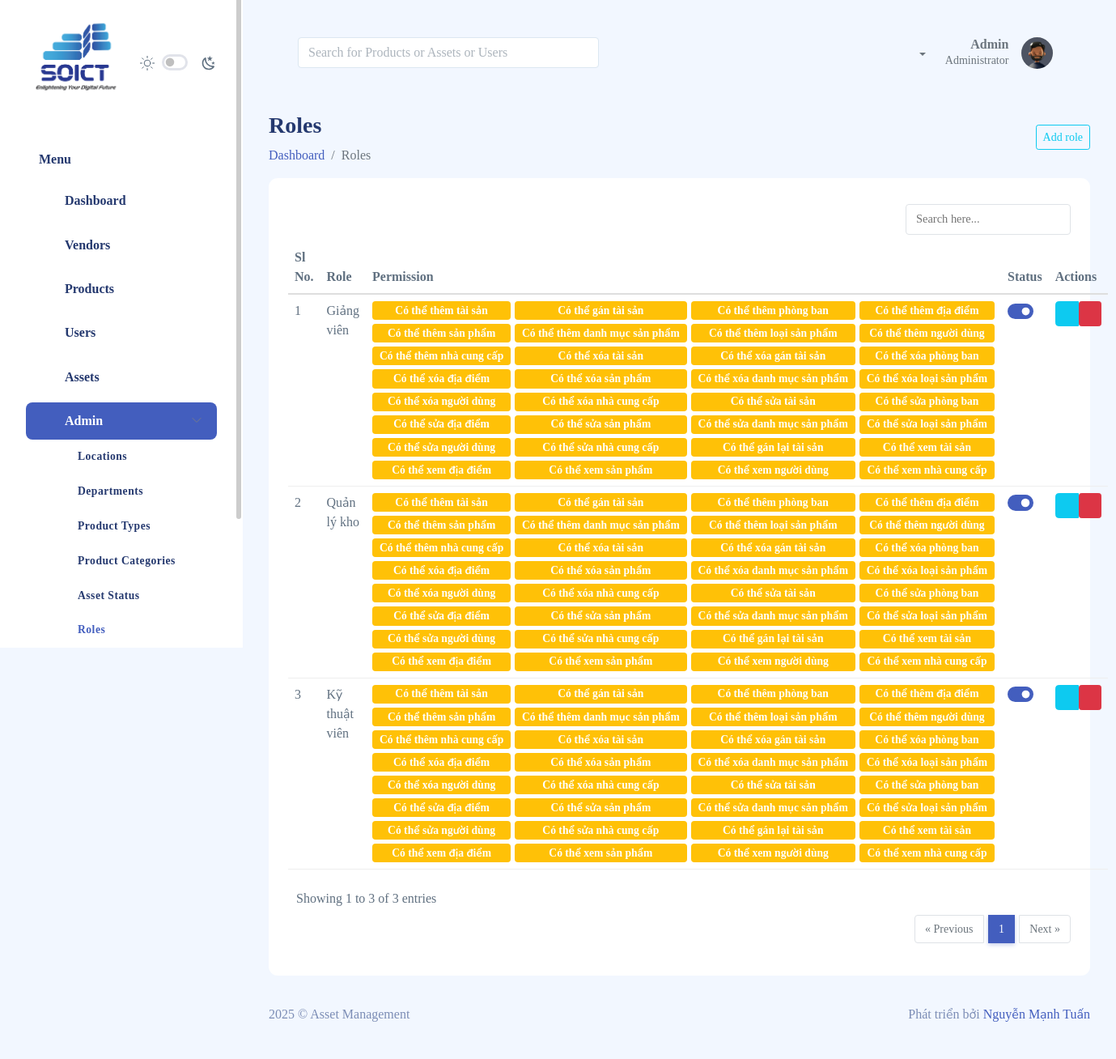
Screenshot of /roles/list (signed in) with the database file from the repository.
### authentication/models.py (models this page shows, shortened)
class User(AbstractBaseUser, PermissionsMixin, TimeStampModel, SoftDeleteModel):
    id = models.UUIDField(primary_key=True, default=uuid.uuid4, editable=False)
    email = models.EmailField(max_length=255, unique=True)
    username = models.CharField(max_length=255 , blank=True, null=True)
    full_name = models.CharField(max_length=255, blank=True, null=True)
    phone = models.CharField(max_length=255, blank=True, null=True)
    profile_pic = ResizedImageField(upload_to=path_and_rename, blank=True, null=True)
    employee_id = models.CharField(max_length=45, blank=True, null=True)
    is_active = models.BooleanField(default=False)
    is_staff = models.BooleanField(default=False)
    organization = models.ForeignKey(Organization, models.DO_NOTHING, blank=True, null=True)
    address = models.ForeignKey(Address, models.DO_NOTHING, blank=True, null=True)
    location = models.ForeignKey(Location, models.DO_NOTHING, blank=True, null=True)
    department = models.ForeignKey(Department, models.DO_NOTHING, blank=True, null=True)
    access_level = models.BooleanField(choices=BOOL_CHOICES,default=False)
    role = models.ForeignKey(Role, models.DO_NOTHING, related_name='role', blank=True, null=True)
    objects = UserManager()
    history = HistoricalRecords()
    USERNAME_FIELD = 'email'
    REQUIRED_FIELDS = ['full_name', 'phone', 'username']

### roles/models.py (models this page shows, shortened)
class Role(Group, TimeStampModel):
    related_name = models.CharField(max_length=255, blank=True, null=True)
    organization = models.ForeignKey(Organization, models.DO_NOTHING, blank=True, null=True)

### roles/views.py (the view)
# urls.py: path('list', views.listed, name='list'),
@login_required
@user_passes_test(check_admin)
def list(request):
    roles_list = Role.objects.filter(
        organization=request.user.organization).order_by('created_at')
    page_number = request.GET.get('page')
    paginator = Paginator(roles_list, PAGE_SIZE, orphans=ORPHANS)
    page_object = paginator.get_page(page_number)
    context = {
        'sidebar': 'admin',
        'submenu': 'roles',
        'page_object': page_object,
        'title': 'Roles'
    }
    return render(request, 'roles/list.html', context=context)

### roles/views.py (called while the page is built)
def check_admin(user):
    return user.is_superuser

### templates/roles/list.html (shortened to what this page needs)
{% extends 'layouts/main-layout.html' %}
{% block content %}
<div class="page-heading">
    <div class="d-flex justify-content-between">
        <div class="page-title">
            <h3>Roles</h3>
            <nav aria-label="breadcrumb">
                <ol class="breadcrumb">
                    <li class="breadcrumb-item"><a href="/">Dashboard</a></li>
                    <li class="breadcrumb-item active" aria-current="page">Roles</li>
                </ol>
            </nav>
        </div>
            <div>
                {% if perms.authentication.add_role %}
                <button type="button" class="btn btn-sm btn-outline-info my-3"
                    hx-get="{% url 'roles:add' %}" hx-target="#add-role-modal-content"
                    data-bs-toggle="modal" data-bs-target="#add-role-modal">Add role</button>
                {% endif %}
            </div>
    </div>
    <section class="section">
        <div class="card">
            <div class="card-body">
                {% if page_object %}
                    <div class="d-flex justify-content-end my-2 gap-2">
                        <input name="search_text" type="search" class='dataTable-input' autocomplete="off" placeholder='Search here...'
                            hx-get="{% url 'roles:search' page_object.number %}" hx-trigger="keyup changed delay:500ms, search" hx-target="#search_result">
                    </div>
                {% endif %}
                <table class="table table-hover" id="table1">
                    <thead>
                        <tr>
                            <th>Sl No.</th>
                            <th>Role</th>
                            <th>Permission</th>
                            <th>Status</th>
                            <th>Actions</th>
                        </tr>
                    </thead>
                    {% if page_object %}
                    <tbody id="search_result">
                          {% for role in page_object %}
                        <tr>
                            <td>{{page_object.start_index|add:forloop.counter0}}</td>
                            <td>{{role.related_name}}</td>
                            <td>
                                <div class="badges" style="display:grid; grid-template-columns: auto auto auto auto; gap: 5px; ">
                                    {% for permission in role.permissions.all %}
                                        {% if 'add' in permission.name %}
                                            <span class="badge bg-primary">{{permission.name}}</span>
                                        {% elif 'view' in permission.name %}
                                            <span class="badge bg-success">{{permission.name}}</span>
                                        {% elif 'edit' in permission.name %}
                                            <span class="badge bg-info">{{permission.name}}</span>
                                        {% elif 'delete' in permission.name %}
                                            <span class="badge bg-danger">{{permission.name}}</span>
                                        {% else %}
                                            <span class="badge bg-warning">{{permission.name}}</span>
                                        {% endif %}
                                    {% endfor %}
                                </div>
                            </td>
                            <td>
                                <div class="form-check form-switch">
                                    <input
                                        class="form-check-input"
                                        hx-post="{% url 'roles:status' role.name %}"
                                        hx-headers='{"X-CSRFToken":"{{ csrf_token }}"}'
                                        type="checkbox" {% if role.status %} checked {% endif %}
                                        style="cursor: pointer;"
                                    >
                                </div>
                            </td>
                            <td>
                                <div class="btn-group btn-group-sm" role="group" aria-label="Basic example">
                                    <button class="btn btn-info" hx-get="{% url 'roles:update' role.name %}" hx-target="#update-role-modal-content" data-bs-toggle="modal" data-bs-target="#update-role-modal"><i class="bi bi-pencil-square"></i></a></button>
                                    <form action="{% url 'roles:delete' role.name %}" method="post" onsubmit="return confirm('Are you sure you want to delete this?')">
                                        <button type="submit" value="Delete" class="btn btn-sm btn-danger"><i class="bi bi-trash3-fill"></i></button>
                                    </form>
                                </div>
                            </td>
                        </tr>
                        {% endfor %}
                    </tbody>
                    {% else %}
                      <div class="alert alert-info" role="alert">
                           No record available!
                      </div>
                    {% endif %}
                </table>
                {% include 'commons/pagination.html' %}
            </div>
        </div>
    </section>
</div>
{% endblock content%}

### templates/commons/header.html (shortened to what this page needs)
{% load static %}
<!DOCTYPE html>
<html lang="en">
<head>
    <link rel="stylesheet" href="{% static 'assets/css/main/app.css' %}" />
    <link rel="stylesheet" href="{% static 'assets/css/main/app-dark.css' %}" />
    <link rel="stylesheet" href="{% static 'assets/css/shared/iconly.css' %}" />
    <link rel="stylesheet" href="{% static 'assets/css/pages/simple-datatables.css' %}" />
    <link rel="stylesheet" href="https://cdn.jsdelivr.net/npm/toastify-js/src/toastify.min.css" />
</head>
<body>
    <div id="app">
        {% include 'commons/sidebar.html' %}
        <div id="main">
            <header class="mb-3">
                <nav class="navbar navbar-expand navbar-light pt-0">
                    <div class="container-fluid d-flex align-items-center">
                         {% if perms.authentication.view_users or perms.authentication.delete_users or perms.authentication.edit_users or perms.authentication.add_users %}
                            <form class="d-flex flex-grow-1 me-3" role="search" onsubmit="performSearch(); return false;" style="max-width: 380px;">
                                <input id="global-search" class="form-control me-2 w-100" type="search" placeholder="Search for Products or Assets or Users" aria-label="Search"/>
                            </form>
                        {% else %}
                            <form class="d-flex flex-grow-1 me-3" role="search" onsubmit="performSearch(); return false;" style="max-width: 380px;">
                                <input id="global-search" class="form-control me-2 w-100" type="search" placeholder="Search for Products or Assets" aria-label="Search"/>
                            </form>
                        {% endif %}
                        <div class="d-flex align-items-center ms-auto">
                            <ul class="navbar-nav mb-0 me-3 ">
                                <li class="nav-item dropdown">
                                    <a class="nav-link active dropdown-toggle text-gray-600" href="#" data-bs-toggle="dropdown" aria-expanded="false">
                                        <i class="bi bi-bell bi-sub fs-4"></i>
                                    </a>
                                </li>
                            </ul>
                            <div class="dropdown">
                                <a href="#" data-bs-toggle="dropdown" aria-expanded="false">
                                    <div class="user-menu d-flex">
                                        <div class="user-name text-end me-3">
                                            <h6 class="mb-0 text-gray-600">{{request.user.full_name}}</h6>
                                            <p class="mb-0 text-sm text-gray-600">
                                                {% if request.user.is_superuser %} Administrator {% else %} {{request.user.role}} {% endif %}
                                            </p>
                                        </div>
                                        <div class="user-img d-flex align-items-center">
                                            <div class="avatar avatar-md">
                                                {% if request.user.profile_pic %}
                                                    <img src="{{request.user.profile_pic.url}}" />
                                                {% else %}
                                                    <img src="{% static 'assets/images/faces/1.jpg' %}" />
                                                {% endif %}
                                            </div>
                                        </div>
                                    </div>
                                </a>
                            </div>
                        </div>
                    </div>
                </nav>
            </header>

### static/assets/css/pages/simple-datatables.css (style rules this page uses)
.dataTable-input { padding: 6px 12px; }

### rows the page displays
User: user.full_name "Admin"
Role: start_index|add "1", related_name "Giảng viên", status "☑"
Role: start_index|add "2", related_name "Quản lý kho", status "☑"
Role: start_index|add "3", related_name "Kỹ thuật viên", status "☑"

### other values shown
{{ permission.name }} "Có thể thêm tài sản"
{{ permission.name }} "Có thể gán tài sản"
{{ permission.name }} "Có thể thêm phòng ban"
{{ permission.name }} "Có thể thêm địa điểm"
{{ permission.name }} "Có thể thêm sản phẩm"
{{ permission.name }} "Có thể thêm danh mục sản phẩm"
{{ permission.name }} "Có thể thêm loại sản phẩm"
{{ permission.name }} "Có thể thêm người dùng"
{{ permission.name }} "Có thể thêm nhà cung cấp"
{{ permission.name }} "Có thể xóa tài sản"
{{ permission.name }} "Có thể xóa gán tài sản"
{{ permission.name }} "Có thể xóa phòng ban"
{{ permission.name }} "Có thể xóa địa điểm"
{{ permission.name }} "Có thể xóa sản phẩm"
{{ permission.name }} "Có thể xóa danh mục sản phẩm"
